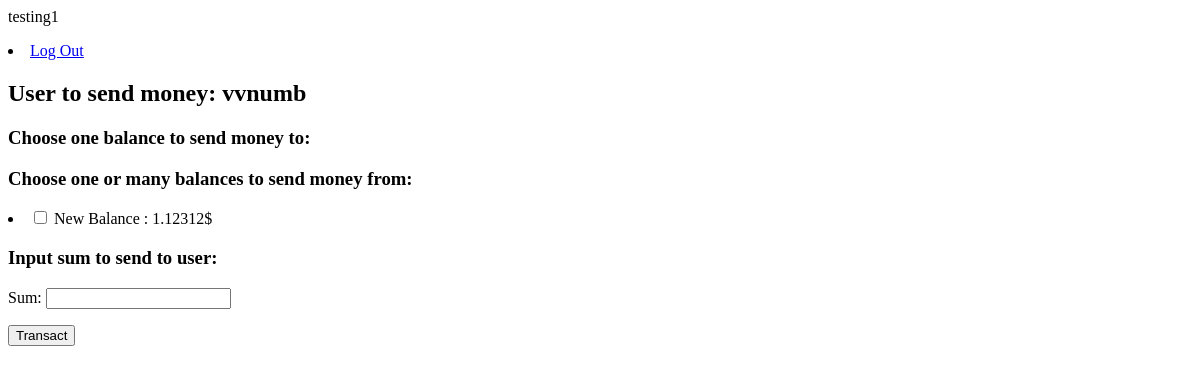
Before: /make_transaction/vvnumb (signed in) with the older database file.
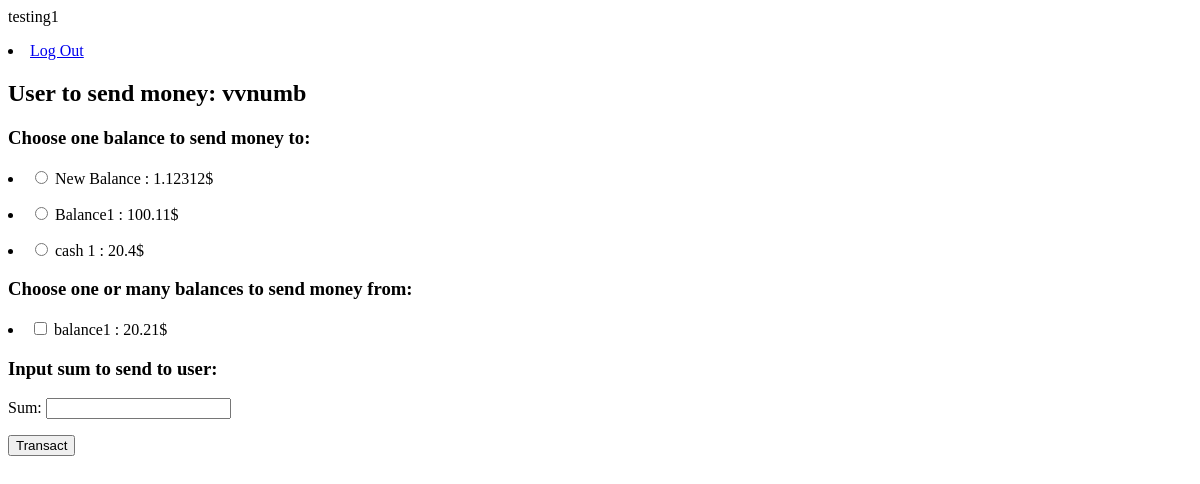
After: the same page with the newer database file.
### main/models.py (models this page shows, shortened)
class Balance(models.Model):
    name = models.CharField(max_length=128, default='New Balance')
    sum = models.FloatField(validators=[MinValueValidator(0)])
    user = models.ForeignKey(settings.AUTH_USER_MODEL, on_delete=models.CASCADE)

### main/views.py (the view)
# urls.py: path('make_transaction/<respond_to>', make_transaction, name='make_transaction'),
@login_required()
def make_transaction(request, respond_to):
    context = {}
    user_to = get_object_or_404(User, username=respond_to)
    user_from = get_object_or_404(User, username=request.user.username)
    balances_to = Balance.objects.filter(user__username=respond_to)
    balances_from = Balance.objects.filter(user__username=user_from.username)
    context['current_user'] = user_from.username
    context['user_to'] = user_to
    context['balances_to'] = balances_to
    context['balances_from'] = balances_from
    if request.POST:
        form = MakeTransaction(request.POST)
        if form.is_valid():
            post_data = dict(request.POST)
            if post_data['sum'][0] < 0:  # валидация на положительное число
                context['error'] = 'Sum must has positive value'
                return render(request, 'main/transaction.html', context=context)
            balance_to_chosen = post_data.get('balance_to', None)
            balances_from_chosen = post_data.get('balances_from', None)
            sum_of_transaction = float(post_data['sum'][0])
            if balance_to_chosen is None or balances_from_chosen is None:  # дополнительная валидация
                context['error'] = 'Need to choose one balance to send money to'
            else:  # транзакция корректна, проверяем балансы на наличие достаточного кол-ва денег
                count_of_balances = len(balances_from_chosen)
                for pk in balances_from_chosen:
                    balance = Balance.objects.get(pk=pk)
                    if balance.sum < sum_of_transaction / count_of_balances:
                        context['error'] = 'Balance "' + balance.name + '" has not enough money'
                        break
                balances = []
                for pk in balances_from_chosen:
                    balance = Balance.objects.get(pk=pk)
                    balance.sum -= sum_of_transaction / count_of_balances
                    round(balance.sum, 3)
                    balance.save()
                    balances.append(balance)  # добавлем счета в список, для создания транзакции
                balance = Balance.objects.get(pk=balance_to_chosen[0])
                balance.sum += sum_of_transaction
                round(balance.sum, 3)
                balance.save()
                transaction = Transaction.objects.create(sum=sum_of_transaction, balance_to=balance)
                transaction.balances_from.set(balances)
                transaction.save()
                return redirect('base')
            if context.get('error', None) is not None:  # валидация не пройдена
                context['form'] = form
        else:
            context['form'] = form
    else:
        context['form'] = MakeTransaction()
    return render(request, 'main/transaction.html', context=context)

### main/forms.py
class MakeTransaction(forms.Form):
    sum = forms.FloatField()

### templates/main/transaction.html (shortened to what this page needs)
{% extends 'main/base.html' %}
{% block content  %}
<form method="post">{% csrf_token %}
    <h2>User to send money: {{user_to}}</h2>
<h3>Choose one balance to send money to:</h3>
{% for balance in balances_to %}
    <p><li>
        <input type="radio" name="balance_to" value="{{ balance.pk }}" />
        <label>{{balance.name}} : {{balance.sum}}$</label>
    </li></p>
{% endfor %}
<h3>Choose one or many balances to send money from:</h3>
{% for balance in balances_from %}
    <p><li>
        <input type="checkbox" name="balances_from" value="{{ balance.pk }}" />
        <label>{{balance.name}} : {{balance.sum}}$</label>
    </li></p>
{% endfor %}
<h3>Input sum to send to user:</h3>
    {{form.as_p}}
    <p><input type="submit" value="Transact"></p>
</form>
{% endblock %}

Changed rows visible on the page:
changed Balance "New Balance": moves from the list under "Choose one or many balances to send money from:" to the list under "Choose one balance to send money to:"
added Balance: name "Balance1", sum "100.11", shown under "Choose one balance to send money to:"
added Balance: name "cash 1", sum "20.4", shown under "Choose one balance to send money to:"
added Balance: name "balance1", sum "20.21", shown under "Choose one or many balances to send money from:"
